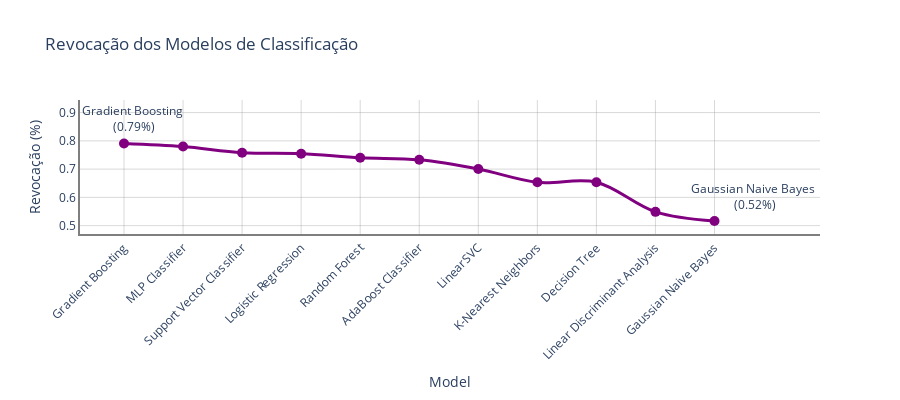

Write notebook code for a chart like this one.
### Code cell
import plotly.express as px

# Ordenar resultados por acurácia
results = results.sort_values(by='Recall', ascending=False)

# diminuir o tamanho do grafico
plt.figure(figsize=(3, 6))

# Plot com melhorias para storytelling
fig = px.line(results, 
              x='Model', 
              y='Recall', 
              title='Revocação dos Modelos de Classificação',
              labels={'Recall': 'Revocação (%)'},
              line_shape='spline',
              markers=True)

# Ajustes visuais
fig.update_traces(line=dict(color='purple', width=3), marker=dict(size=10, symbol='circle'))

# Adicionar anotações
best_model = results.iloc[0]
worst_model = results.iloc[-1]

fig.add_annotation(x=best_model['Model'], y=best_model['Recall'],
                   text=f"{best_model['Model']} <br>({best_model['Recall']:.2f}%)",
                   showarrow=False, arrowhead=1,
                   xshift=10,
                   yshift=25)

fig.add_annotation(x=worst_model['Model'], y=worst_model['Recall'],
                   text=f"{worst_model['Model']} <br>({worst_model['Recall']:.2f}%)",
                   showarrow=False, arrowhead=2,
                   xshift=40,
                   yshift=25)

fig.update_layout(
    width=900,  # Definir largura do plot
    height=400,  # Definir altura do plot
    xaxis=dict(tickangle=-45, showline=True, linewidth=2, linecolor='rgba(0, 0, 0, 0.5)', gridcolor='rgba(128, 128, 128, 0.3)'),
    yaxis=dict(showline=True, linewidth=2, linecolor='rgba(0, 0, 0, 0.5)', gridcolor='rgba(128, 128, 128, 0.3)'),
    plot_bgcolor='rgba(0,0,0,0)'
)

# Mostrar o plot
fig.show()

### Figure 1 — Plotly figure (JSON) as saved in the notebook; plotly's stock layout.template omitted (floating-point values rounded to 4 significant figures)
{"data": [{"hovertemplate": "Model=%{x}<br>Revocação (%)=%{y}<extra></extra>", "legendgroup": "", "line": {"color": "purple", "dash": "solid", "shape": "spline", "width": 3}, "marker": {"size": 10, "symbol": "circle"}, "mode": "lines+markers", "name": "", "orientation": "v", "showlegend": false, "type": "scatter", "x": ["Gradient Boosting", "MLP Classifier", "Support Vector Classifier", "Logistic Regression", "Random Forest", "AdaBoost Classifier", "LinearSVC", "K-Nearest Neighbors", "Decision Tree", "Linear Discriminant Analysis", "Gaussian Naive Bayes"], "xaxis": "x", "y": [0.7906, 0.7798, 0.7581, 0.7545, 0.7401, 0.7329, 0.7004, 0.6534, 0.6534, 0.5487, 0.5162], "yaxis": "y"}], "layout": {"annotations": [{"arrowhead": 1, "showarrow": false, "text": "Gradient Boosting <br>(0.79%)", "x": "Gradient Boosting", "xshift": 10, "y": 0.7906, "yshift": 25}, {"arrowhead": 2, "showarrow": false, "text": "Gaussian Naive Bayes <br>(0.52%)", "x": "Gaussian Naive Bayes", "xshift": 40, "y": 0.5162, "yshift": 25}], "height": 400, "legend": {"tracegroupgap": 0}, "plot_bgcolor": "rgba(0,0,0,0)", "title": {"text": "Revocação dos Modelos de Classificação"}, "width": 900, "xaxis": {"anchor": "y", "domain": [0, 1], "gridcolor": "rgba(128, 128, 128, 0.3)", "linecolor": "rgba(0, 0, 0, 0.5)", "linewidth": 2, "showline": true, "tickangle": -45, "title": {"text": "Model"}}, "yaxis": {"anchor": "x", "domain": [0, 1], "gridcolor": "rgba(128, 128, 128, 0.3)", "linecolor": "rgba(0, 0, 0, 0.5)", "linewidth": 2, "showline": true, "title": {"text": "Revocação (%)"}}}}
